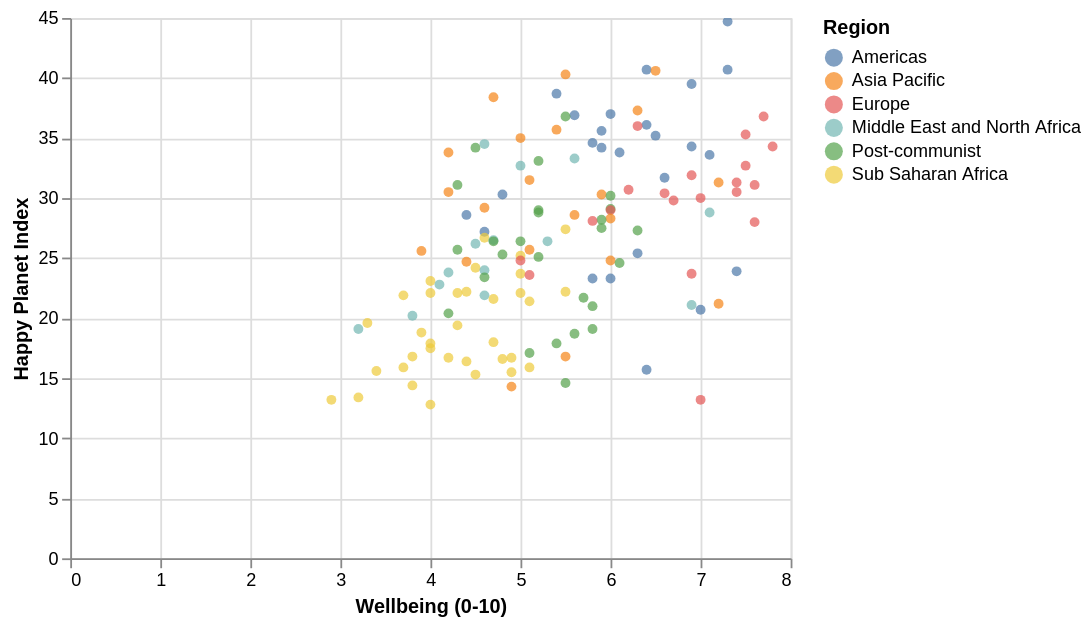

Notebook cell for this chart:
### Code cell
# -*- coding: utf-8 -*-
"""
Created on Fri Jul  8 14:24:12 2022

@author: karun
"""

import numpy as np
import seaborn as sns
import pandas as pd
a=pd.read_csv("C:/Users/karun/OneDrive/Desktop/FA/hpi_data.csv")
print(a.describe())
import matplotlib.pyplot as plt
f=plt.figure()
ax=f.add_subplot(111)
print(a.head())
print(a.columns)
ax=sns.scatterplot(x="Wellbeing (0-10)",y="Happy Planet Index",hue="Country",data=a.head())

plt.show()
print(a)
print(a.columns)

import altair as alt
#print(altair.__file__)
alt.Chart(a).mark_circle().encode(x="Wellbeing (0-10):Q",y="Happy Planet Index:Q",color="Region:N",tooltip=["Wellbeing (0-10):Q"]).interactive()
#alt.Chart(a).mark_circle().encode(x="Wellbeing (0-10)",y="Happy Planet Index",color="Region").interactive()

### Figure 1 — Vega-Lite specification as saved in the notebook (floating-point values rounded to 4 significant figures; data arrays with more than 128 entries replaced by an {"elided": "..."} marker saying what was removed)
{"config": {"view": {"continuousWidth": 400, "continuousHeight": 300}}, "data": {"name": "data-b6e384118ea359c0b898611b3ac8c5b7"}, "mark": "circle", "encoding": {"color": {"field": "Region", "type": "nominal"}, "tooltip": [{"field": "Wellbeing (0-10)", "type": "quantitative"}], "x": {"field": "Wellbeing (0-10)", "type": "quantitative"}, "y": {"field": "Happy Planet Index", "type": "quantitative"}}, "selection": {"selector005": {"type": "interval", "bind": "scales", "encodings": ["x", "y"]}}, "$schema": "https://vega.github.io/schema/vega-lite/v4.17.0.json", "datasets": {"data-b6e384118ea359c0b898611b3ac8c5b7": {"elided": "140 records"}}}
